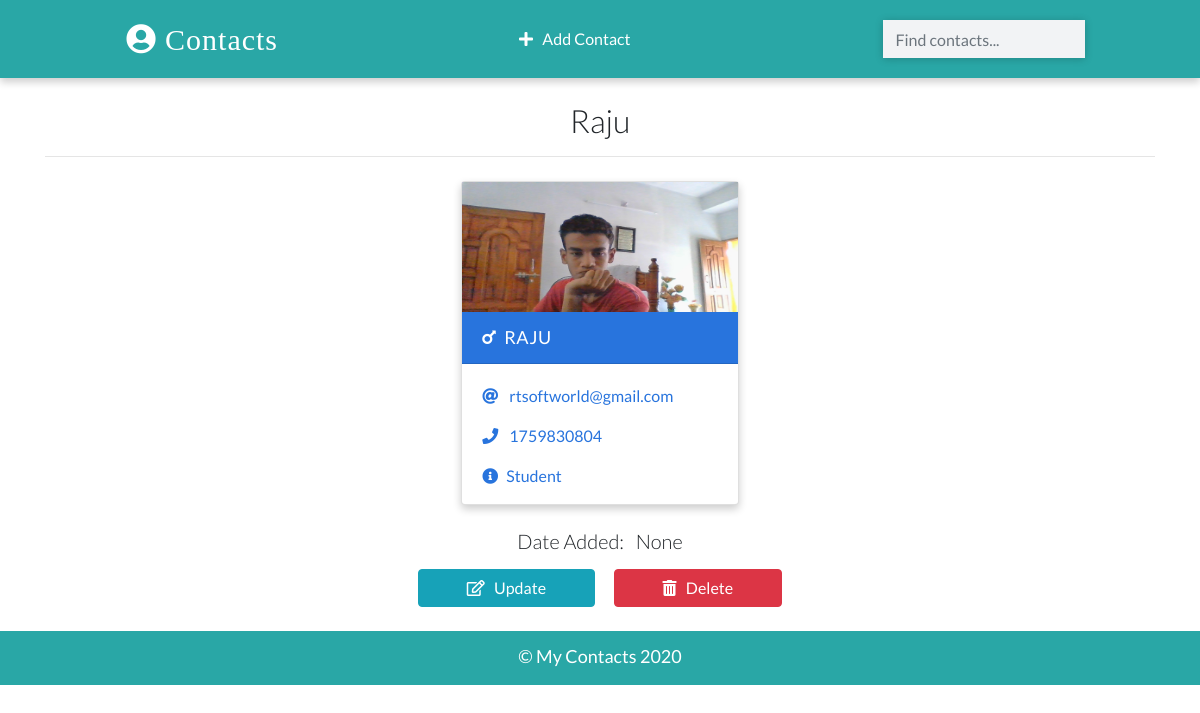
Page /detail/1/ on the committed database.
### app/models.py (models this page shows, shortened)
class Contact (models.Model):
    name = models.CharField(max_length=20)
    email = models.EmailField(max_length=100)
    phone = models.IntegerField()
    info = models.CharField(max_length=50)
    gender = models.CharField(max_length=50,choices=(
        ('male','Male'),
        ('female','Female')
    ))
    image = models.ImageField(upload_to='images/',blank=True)
    date_added  = models.DateTimeField(default=datetime.now)

### app/views.py (the view)
# urls.py: path('detail/<int:pk>/', views.ContactDetailView.as_view(), name="detail"),
class ContactDetailView(DetailView):
    template_name = 'detail.html'
    model = Contact
    context_object_name = 'contact'

### templates/detail.html (shortened to what this page needs)
{% extends 'base.html' %}
  {% load static %}
 {% block content %}
    <div class="container">
      <h2 class="heading font-weight-light text-center">{{contact.name}}</h2>
      <hr />
    </div>
    <div class="container main-part">
      {% include 'partials/_card.html' %}
    </div>
    <div class="container mt-3">
    <h5 class="text-center my-3 font-weight-light">Date Added: &nbsp; {{contact.date_added}}</h5>
     <p class="text-center text-light">
      <a class="btn btn-info px-5" href="{% url 'update' contact.id %}">
      <i class="far fa-edit"></i> &nbsp; Update
      </a>
      <a class="btn btn-danger px-5" href = "{% url 'delete' contact.id %}">
      <i class="fas fa-trash-alt"></i> &nbsp; Delete
      </a>
      </p>
    </div>
       {% endblock content %}

### templates/partials/_card.html (shortened to what this page needs)
{%load static %}
{% if contact.gender == 'male' %}
      <div class="card my-2 mx-2 boy-card {% if 'detail' in request.path %}mx-auto w-25{% endif %}">
        <img src="{% if contact.image %}
        {{contact.image.url}}
        {% else %}
        {% static 'images\boy.png' %}
        {% endif %}"
        class="img-fluid" />
        <div class="card-header">
          <a href="{%url 'detail' contact.id %}" class="text-white header-link"
            ><i class="fas fa-mars mr-2"></i>{{contact.name}}</a
          >
        </div>
        <div class="card-body pb-0">
          <p>
            <i class="fas fa-at mr-2"></i>
            <a href="mailto:{{contact.email}}">{{contact.email}}</a>
          </p>
          <p>
            <i class="fas fa-phone mr-2"></i>
            <a href="tel:{{contact.phone}}">{{contact.phone}}</a>
          </p>
          <p><i class="fas fa-info-circle mr-2"></i>{{contact.info}}</p>
        </div>
      </div>
  {% endif %}

### static/css/main.css (style rules this page uses)
:root { --back: #29a7a6; --girl: #e64298; --boy: #2874dd; }
body { font-family: Lato, sans-serif; }
.card { box-shadow: 0 4px 8px 0 rgba(0, 0, 0, 0.2); transition: 0.3s; min-width: 250px; box-sizing: border-box; }
img { height: 130px !important; }
.card-header { font-size: 18px; letter-spacing: 0.5px; text-transform: uppercase; }
.boy-card .card-header { background-color: var(--boy); }
.boy-card .card-body, .boy-card .card-body p a { color: var(--boy); }
.card-body p { cursor: pointer; }
.main-part { display: flex; flex-wrap: wrap; justify-content: space-evenly; }

### rows in the picture
Contact: name "Raju", image (picture), name "RAJU", email "rtsoftworld@gmail.com", phone "1759830804", info "Student", date_added "None"
